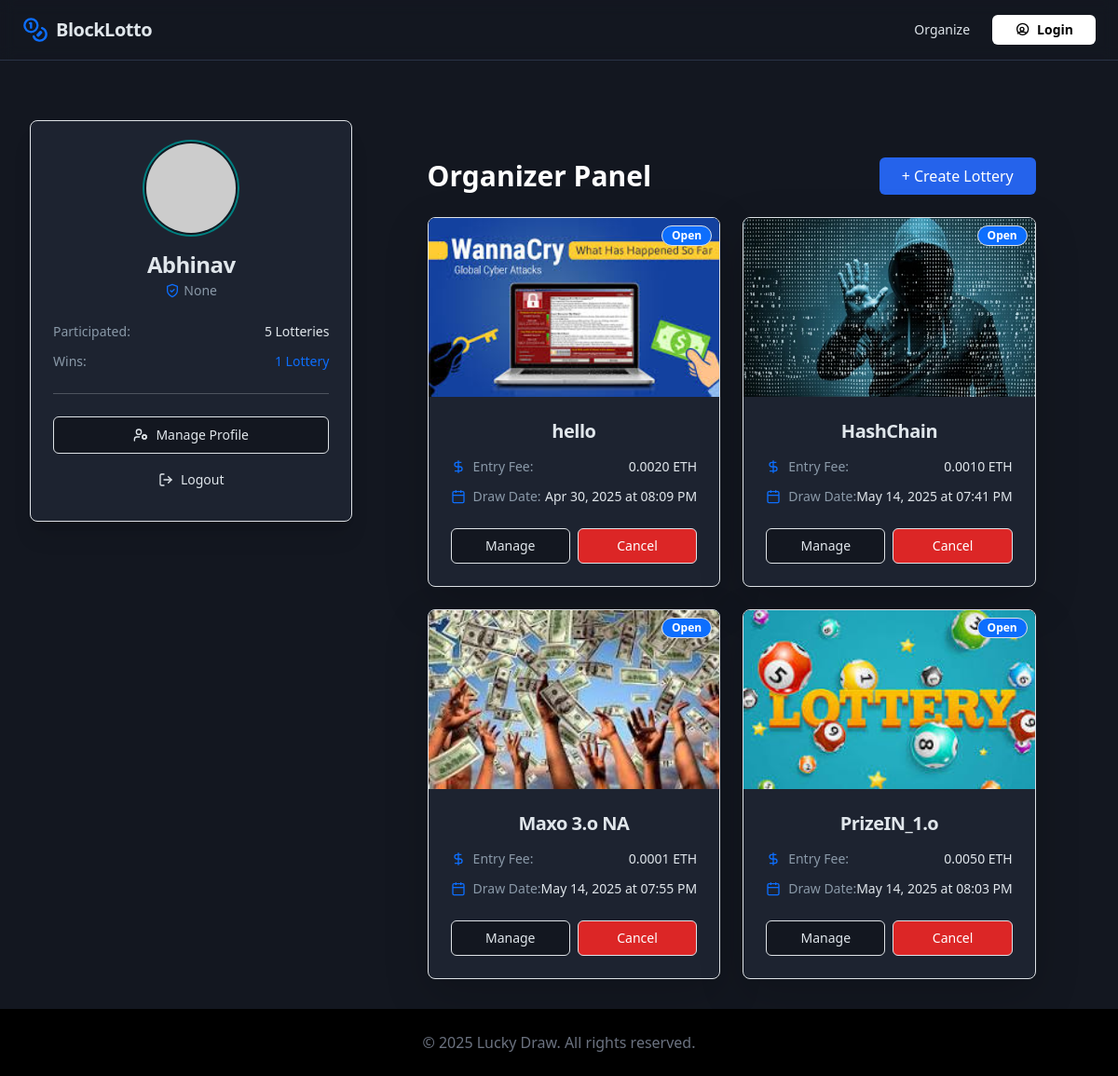
Screenshot of /organizer/ (signed in) with the database file from the repository.
### lottery_app/models.py (models this page shows, shortened)
class User(AbstractBaseUser):
    User_id = models.AutoField(primary_key=True)  # Optional, Django adds this by default
    name = models.CharField(max_length=255)
    email = models.EmailField(unique=True)
    date_of_birth = models.DateField()
    phone_number = models.CharField(max_length=15, unique=True)
    address = models.TextField()
    walet_address = models.CharField(max_length=42, unique=True, null=True, blank=True)
    date_joined = models.DateTimeField(default=timezone.now)  # Automatically sets signup date
    is_active = models.BooleanField(default=True)
    is_staff = models.BooleanField(default=False)
    is_superuser = models.BooleanField(default=False)
    objects = UserManager()
    USERNAME_FIELD = 'email'
    REQUIRED_FIELDS = ['phone_number', 'name', 'date_of_birth', 'walet_address']

class Lottery(models.Model):
    lottery_id = models.AutoField(primary_key=True)
    organizer = models.ForeignKey(User, on_delete=models.CASCADE)
    lottery_name = models.CharField(max_length=100)
    amount = models.DecimalField(max_digits=10, decimal_places=4)
    contract_address = models.CharField(max_length=42, unique=True)
    is_active = models.BooleanField(default=True)
    winner_address = models.CharField(max_length=42, blank=True, null=True)
    created_at = models.DateTimeField(auto_now_add=True)
    is_Deployed =  models.BooleanField(default=False)
    image_field = models.ImageField(upload_to='static/lottery_images/', blank=True, null=True)
    description = models.TextField(blank=True, null=True)

### lottery_app/views.py (the view)
# urls.py: path('organizer/', views.organizer, name='organizer'),
@login_required
def organizer(request):
    solidity_obj = solidity.objects.first()
    if request.method == 'POST':
        try:
            data = json.loads(request.body)
            name = data.get('lottery_name')
            address = data.get('contract_address')
            amount = data.get('entry_fee')
            image = data.get('image') or "default.png"
            description = data.get('description')
            if not name or not address or not amount:
                return JsonResponse({"error": "All fields are required!"}, status=400)
            Lottery.objects.create(
                lottery_name=name,
                contract_address=address,
                amount=amount,
                description=description,
                image_field=image,
                organizer=request.user,
                is_active=True,
                is_Deployed=True
            )
            print(contract_address)
            print("Lottery created successfully!")
            return JsonResponse({"message": "Lottery saved successfully!"})
        except Exception as e:
            print("Error in organizer POST:", e)
            return JsonResponse({"error": "Invalid data!"}, status=400)
    else:
        user = request.user
        lotteries = Lottery.objects.filter(organizer=user)
        contract_address = lotteries[0].contract_address if lotteries else None
        isDeployed = lotteries[0].is_Deployed if lotteries else False
        return render(request, 'lottery_app/organizer.html', {
            'user': user,
            'lotteries': lotteries,
            'contract_address': contract_address,
            'isDeployed': json.dumps(isDeployed),
            'solidity_obj': solidity_obj
        })

### lottery_app/templates/lottery_app/organizer.html (shortened to what this page needs)
 {% extends 'lottery_app/basic.html' %}
{% block content %}
<div class="flex flex-col lg:flex-row max-w-6xl mx-auto gap-6 mt-8 text-white">
         <aside class="lg:col-span-3">
                <div class="sticky top-20">
                    <div class="rounded-lg border bg-card text-card-foreground shadow-xl">
                        <div class="flex flex-col space-y-1.5 p-6 items-center text-center">
                             <div class="relative flex h-24 w-24 shrink-0 overflow-hidden rounded-full mb-3 ring-2 ring-primary ring-offset-2 ring-offset-background">
                                <img class="aspect-square h-full w-full" src="https://picsum.photos/seed/satoshi/100/100" alt="Satoshi Nakamoto" data-ai-hint="profile picture">
                             </div>
                            <div class="text-2xl font-semibold leading-none tracking-tight">{{ request.user.name}}</div>
                            <div class="text-sm text-muted-foreground flex items-center justify-center">
                                <svg xmlns="http://www.w3.org/2000/svg" width="16" height="16" viewBox="0 0 24 24" fill="none" stroke="currentColor" stroke-width="2" stroke-linecap="round" stroke-linejoin="round" class="mr-1 text-primary"><path d="M12 22s8-4 8-10V5l-8-3-8 3v7c0 6 8 10 8 10"/><path d="m9 12 2 2 4-4"/></svg>
                                <span id="walletAddress">{{request.user.walet_address}}</span>
                            </div>
                        </div>
                        <div class="p-6 pt-0">
                            <div class="space-y-3 text-sm">
                                <div class="flex justify-between">
                                    <span class="text-muted-foreground">Participated:</span>
                                    <span class="font-medium">5 Lotteries</span>
                                </div>
                                <div class="flex justify-between">
                                    <span class="text-muted-foreground">Wins:</span>
                                    <span class="font-medium text-primary">1 Lottery</span>
                                </div>
                            </div>
                            <hr class="shrink-0 bg-border h-[1px] w-full my-4" />
                            <div class="space-y-2">
                                <button class="inline-flex items-center justify-center gap-2 whitespace-nowrap rounded-md text-sm font-medium ring-offset-background transition-colors focus-visible:outline-none focus-visible:ring-2 focus-visible:ring-ring focus-visible:ring-offset-2 disabled:pointer-events-none disabled:opacity-50 border border-input bg-background hover:bg-accent hover:text-accent-foreground h-10 px-4 py-2 w-full">
                                    Manage Profile
                                </button>
                                <button class="inline-flex items-center justify-center gap-2 whitespace-nowrap rounded-md text-sm font-medium ring-offset-background transition-colors focus-visible:outline-none focus-visible:ring-2 focus-visible:ring-ring focus-visible:ring-offset-2 disabled:pointer-events-none disabled:opacity-50 hover:bg-accent hover:text-accent-foreground h-10 px-4 py-2 w-full" href="{% url 'logout' %}" >
                                    <svg xmlns="http://www.w3.org/2000/svg" width="16" height="16" viewBox="0 0 24 24" fill="none" stroke="currentColor" stroke-width="2" stroke-linecap="round" stroke-linejoin="round"><path d="M9 21H5a2 2 0 0 1-2-2V5a2 2 0 0 1 2-2h4"/><polyline points="16 17 21 12 16 7"/><line x1="21" x2="9" y1="12" y2="12"/></svg> Logout
                                </button>
                            </div>
                        </div>
                    </div>
                </div>
            </aside>
<div class="max-w-6xl mx-auto mt-10 text-white">
    <div class="flex justify-between items-center mb-6">
        <h2 class="text-3xl font-bold"> Organizer Panel</h2>
        <button class="bg-blue-600 px-4 py-2 rounded hover:bg-blue-700" onclick="openCreateModal()">+ Create Lottery</button>
    </div>
    {% load static %}
<div class="grid grid-cols-1 lg:grid-cols-2 gap-6">
    {% for lottery in lotteries %}
    <div class="flex flex-col h-full overflow-hidden rounded-lg border bg-card text-card-foreground shadow-lg hover:shadow-primary/30 transition-shadow duration-300">
        <div class="relative w-full h-48 bg-gray-700">
           <img src="{{ lottery.image_field.url }}" alt="{{ lottery.name }}" class="absolute inset-0 w-full h-full object-cover">
            <span class="absolute top-2 right-2 inline-flex items-center rounded-full border px-2.5 py-0.5 text-xs font-semibold {% if lottery.is_active %}bg-primary text-primary-foreground{% else %}bg-gray-500 text-white{% endif %}">
                {% if lottery.is_active %}Open{% else %}Closed{% endif %}
            </span>
        </div>
        <div class="flex flex-col space-y-1.5 p-6 pb-3">
            <h3 class="text-xl font-semibold tracking-tight leading-tight truncate" title="{{ lottery.lottery_name }}">
                {{ lottery.lottery_name }}
            </h3>
        </div>
        <div class="p-6 pt-0 flex-grow space-y-3 text-sm">
            <div class="flex items-center">
                <svg class="mr-2 text-primary" xmlns="http://www.w3.org/2000/svg" width="16" height="16" fill="none" stroke="currentColor" stroke-width="2" viewBox="0 0 24 24"><line x1="12" x2="12" y1="2" y2="22"/><path d="M17 5H9.5a3.5 3.5 0 000 7h5a3.5 3.5 0 010 7H6"/></svg>
                <span class="text-muted-foreground">Entry Fee:</span>
                <span class="ml-auto font-medium">{{ lottery.amount }} ETH</span>
            </div>
            <div class="flex items-center">
                <span class="text-muted-foreground">Draw Date:</span>
                <span class="ml-auto font-medium">{{ lottery.created_at|date:"M d, Y \\a\\t h:i A" }}</span>
            </div>
        </div>
        <div class="flex items-center p-6 pt-0 gap-2">
            <button onclick="manageLottery('{{ lottery.lottery_id }}', '{{lottery.contract_address}}', '{{lottery.lottery_name}}', '{{lottery.description}}')" class="w-1/2 inline-flex items-center justify-center gap-2 rounded-md border bg-background px-3 py-2 text-sm font-medium hover:bg-accent hover:text-accent-foreground transition-colors">
                Manage
            </button>
            <button onclick="cancelLottery('{{ lottery.contract_address }}')" class="w-1/2 inline-flex items-center justify-center gap-2 rounded-md border bg-red-600 text-white px-3 py-2 text-sm font-medium hover:bg-red-700 transition-colors">
                Cancel
            </button>
        </div>
    </div>
    {% empty %}
    <div class="text-center col-span-2 text-gray-400">No lotteries found.</div>
    {% endfor %}
</div>
{%endblock%}

### lottery_app/templates/lottery_app/basic.html (shortened to what this page needs)
<!DOCTYPE html>
<html lang="en">
<head>
    <script src="https://cdn.tailwindcss.com"></script>
    <link href="https://cdn.jsdelivr.net/npm/bootstrap@5.3.3/dist/css/bootstrap.min.css" rel="stylesheet">
</head>
<body class="min-h-screen bg-background text-foreground font-sans antialiased">
    <header class="sticky top-0 z-40 w-full border-b border-border bg-background/95 backdrop-blur supports-[backdrop-filter]:bg-background/60">
        <div class="container mx-auto flex h-16 max-w-screen-2xl items-center justify-between px-4 sm:px-6 lg:px-8">
            <a href="{% url 'home' %}" class="flex items-center space-x-2">
                <span class="text-xl font-bold tracking-tight text-foreground">BlockLotto</span>
            </a>
        <div class="flex items-center gap-6">
            <a href="{% url 'organizer' %}" class="text-sm hover:underline">Organize</a>
            <a href="{% url 'login' %}"
               class="bg-white text-black font-semibold text-sm px-4 py-1.5 rounded-md hover:bg-gray-200 flex items-center gap-2 transition">
                <svg xmlns="http://www.w3.org/2000/svg" class="h-4 w-4" fill="none" viewBox="0 0 24 24"
                     stroke="currentColor" stroke-width="2">
                    <path stroke-linecap="round" stroke-linejoin="round"
                          d="M5.121 17.804A11.962 11.962 0 0112 15c2.5 0 4.847.776 6.879 2.121M15 11a3 3 0 11-6 0 3 3 0 016 0zm7 0a9 9 0 11-18 0 9 9 0 0118 0z"/>
                </svg>
                Login
            </a>
        </div>
        </div>
    </header>
</head>
    <main class="p-8 text-center">
        {%block content %}{%endblock%}
    </main>
    <footer class="bg-black text-center text-gray-500 p-4 mt-auto">
        © 2025 Lucky Draw. All rights reserved.
    </footer>
</body>
</html>

### lottery_app/templates/lottery_app/basic.html (style rules this page uses)
:root { --background: 220 25% 10%; --foreground: 210 20% 90%; --card: 220 25% 15%; --card-foreground: 210 20% 90%; --popover: 220 25% 12%; --popover-foreground: 210 20% 90%; --primary: 180 100% 25%; --primary-foreground: 0 0% 100%; --secondary: 220 20% 25%; --secondary-foreground: 210 15% 75%; --muted: 220 25% 20%; --muted-foreground: 210 15% 60%; --accent: 180 100% 25%; --accent-foreground: 0 0% 100%; --destructive: 0 60% 50%; --destructive-foreground: 0 0% 100%; --border: 220 25% 22%; --input: 220 25% 22%; --ring: 180 100% 35%; --radius: 0.5rem; }
body { background-color: hsl(var(--background)); color: hsl(var(--foreground)); font-family: Arial, Helvetica, sans-serif; }
.bg-background { background-color: hsl(var(--background)); }
.text-foreground { color: hsl(var(--foreground)); }
.bg-card { background-color: hsl(var(--card)); }
.text-card-foreground { color: hsl(var(--card-foreground)); }
.bg-primary { background-color: hsl(var(--primary)); }
.text-primary { color: hsl(var(--primary)); }
.text-primary-foreground { color: hsl(var(--primary-foreground)); }
.text-muted-foreground { color: hsl(var(--muted-foreground)); }
.border-border { border-color: hsl(var(--border)); }
.border-input { border-color: hsl(var(--input)); }
.rounded-lg { border-radius: var(--radius); }
.rounded-md { border-radius: calc(var(--radius) - 2px); }
.shadow-lg { box-shadow: 0 10px 15px -3px rgba(0, 0, 0, 0.1), 0 4px 6px -2px rgba(0, 0, 0, 0.05); }
.shadow-xl { box-shadow: 0 20px 25px -5px rgba(0, 0, 0, 0.1), 0 10px 10px -5px rgba(0, 0, 0, 0.04); }
.ring-offset-background { --tw-ring-offset-color: hsl(var(--background)); }
.ring-offset-2 { --tw-ring-offset-width: 2px; }
.ring-primary { --tw-ring-color: hsl(var(--primary)); }
.ring-2 { --tw-ring-offset-shadow: var(--tw-ring-inset) 0 0 0 var(--tw-ring-offset-width) var(--tw-ring-offset-color); --tw-ring-shadow: var(--tw-ring-inset) 0 0 0 calc(2px + var(--tw-ring-offset-width)) var(--tw-ring-color); box-shadow: var(--tw-ring-offset-shadow), var(--tw-ring-shadow), var(--tw-shadow, 0 0 #0000); }

### rows the page displays
User: user.name "Abhinav", user.walet_address "None"
Lottery: image_field (picture), is_active "Open", lottery_name "hello", amount "0.0020", created_at "Apr 30, 2025 at 08:09 PM"
Lottery: image_field (picture), is_active "Open", lottery_name "HashChain", amount "0.0010", created_at "May 14, 2025 at 07:41 PM"
Lottery: image_field (picture), is_active "Open", lottery_name "Maxo 3.o NA", amount "0.0001", created_at "May 14, 2025 at 07:55 PM"
Lottery: image_field (picture), is_active "Open", lottery_name "PrizeIN_1.o", amount "0.0050", created_at "May 14, 2025 at 08:03 PM"
